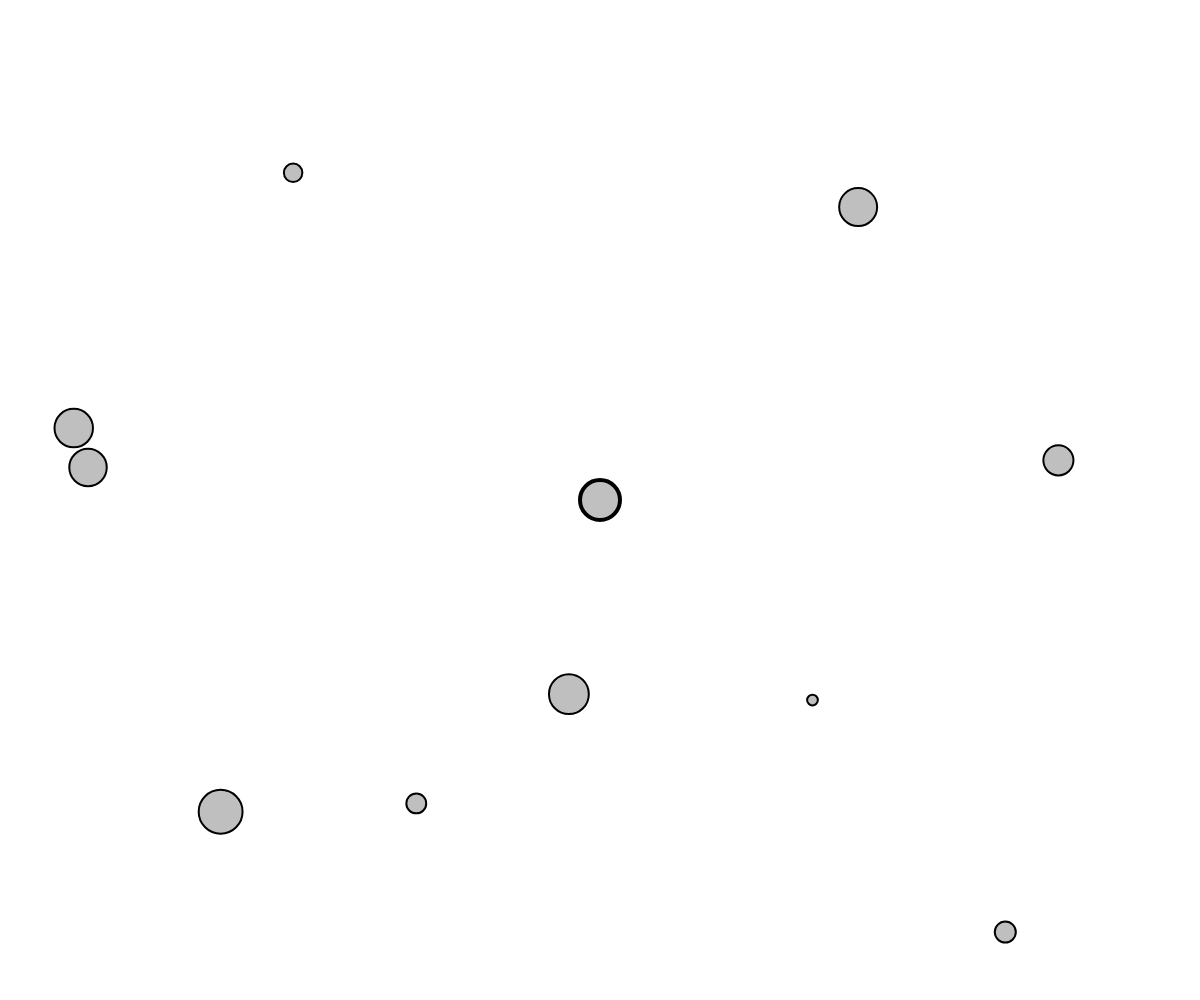
Frame 1 (no input)
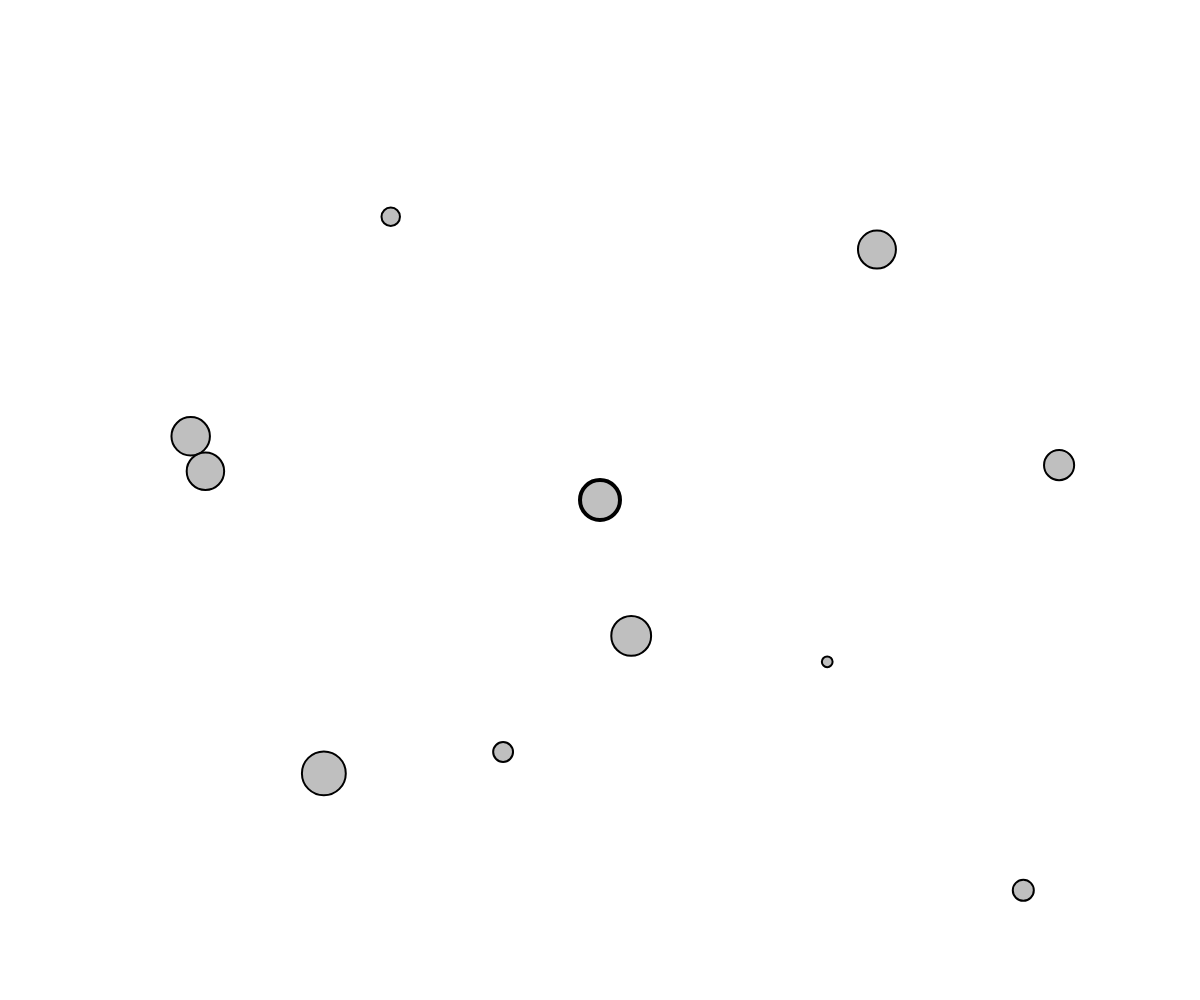
Frame 60 (no input)
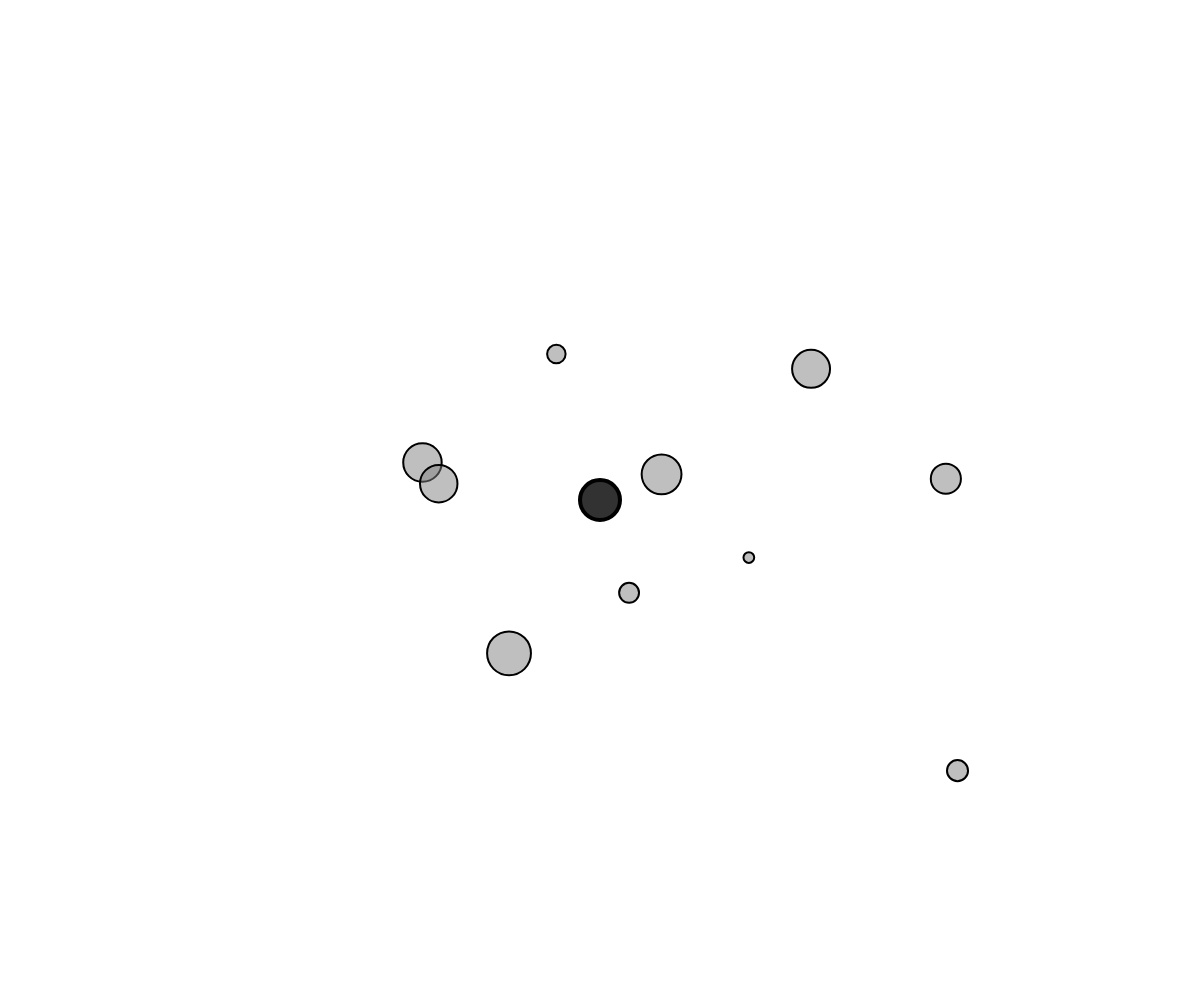
Frame 120 (the mouse pressed at the canvas centre since frame 60)

The p5.js sketch that drew these frames (run headless with seeded random() and noise() and a simulated clock; from frame 60 on, the mouse is pressed at the canvas centre):

// p5.js sketch
// ── sketch.js
// The Nature of Code
// Daniel Shiffman
// http://natureofcode.com
let movers = [];

let attractor;

function setup() {
  createCanvas(windowWidth, windowHeight);
  for (let i = 0; i < 10; i++) {
    movers[i] = new Mover(random(width), random(height), random(0.5, 3));
  }
  attractor = new Attractor();
}

function draw() {
  background(255);

  attractor.show();

  for (let i = 0; i < movers.length; i++) {
    let force = attractor.attract(movers[i]);
    movers[i].applyForce(force);

    movers[i].update();
    movers[i].show();
  }
}

function mouseMoved() {
  attractor.handleHover(mouseX, mouseY);
}

function mousePressed() {
  attractor.handlePress(mouseX, mouseY);
}

function mouseDragged() {
  attractor.handleHover(mouseX, mouseY);
  attractor.handleDrag(mouseX, mouseY);
}

function mouseReleased() {
  attractor.stopDragging();
}

// ── attractor.js
// The Nature of Code
// Daniel Shiffman
// http://natureofcode.com

// An object for a draggable attractive body in our world

class Attractor {
    constructor() {
      this.position = createVector(width / 2, height / 2);
      this.mass = 20;
      this.G = 1;
      this.dragOffset = createVector(0, 0);
      this.dragging = false;
      this.rollover = false;
    }
  
    attract(mover) {
      // Calculate direction of force
      let force = p5.Vector.sub(this.position, mover.position);
      // Distance between objects
      let distance = force.mag();
      // Limiting the distance to eliminate "extreme" results for very close or very far objects
      distance = constrain(distance, 5, 25);
  
      // Calculate gravitional force magnitude
      let strength = (this.G * this.mass * mover.mass) / (distance * distance);
      // Get force vector --> magnitude * direction
      force.setMag(strength);
      return force;
    }
  
    // Method to display
    show() {
      strokeWeight(4);
      stroke(0);
      if (this.dragging) {
        fill(50);
      } else if (this.rollover) {
        fill(100);
      } else {
        fill(175, 200);
      }
      circle(this.position.x, this.position.y, this.mass * 2);
    }
  
    // The methods below are for mouse interaction
    handlePress(mx, my) {
      let d = dist(mx, my, this.position.x, this.position.y);
      if (d < this.mass) {
        this.dragging = true;
        this.dragOffset.x = this.position.x - mx;
        this.dragOffset.y = this.position.y - my;
      }
    }
  
    handleHover(mx, my) {
      let d = dist(mx, my, this.position.x, this.position.y);
      if (d < this.mass) {
        this.rollover = true;
      } else {
        this.rollover = false;
      }
    }
  
    stopDragging() {
      this.dragging = false;
    }
  
    handleDrag(mx, my) {
      if (this.dragging) {
        this.position.x = mx + this.dragOffset.x;
        this.position.y = my + this.dragOffset.y;
      }
    }
  }
// ── mover.js
// The Nature of Code
// Daniel Shiffman
// http://natureofcode.com

class Mover {
  constructor(x, y, mass) {
    this.mass = mass;
    this.radius = mass * 8;
    this.position = createVector(x, y);
    this.velocity = createVector(1, 0);
    this.acceleration = createVector(0, 0);
  }
  // Newton's 2nd law: F = M * A
  // or A = F / M
  applyForce(force) {
    let f = p5.Vector.div(force, this.mass);
    this.acceleration.add(f);
  }

  update() {
    // Velocity changes according to acceleration
    this.velocity.add(this.acceleration);
    // position changes by velocity
    this.position.add(this.velocity);
    // We must clear acceleration each frame
    this.acceleration.mult(0);
  }

  show() {
    stroke(0);
    strokeWeight(2);
    fill(127, 127);
    circle(this.position.x, this.position.y, this.radius * 2);
  }
}
